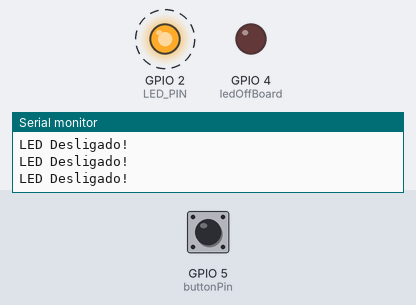
Simulated run of this sketch. Board: ESP32. Shown: output pins drawn as LEDs (lit = HIGH), the last lines printed to the serial monitor. Dashed ring = blinking. The inputs (shaded band) are chosen by the test bench; at power-on: GPIO 5 (buttonPin) HIGH.

Above: at 6.8 s.
6.9 s: GPIO 5 (buttonPin) pulled LOW for 2.6 s
At 8.5 s:
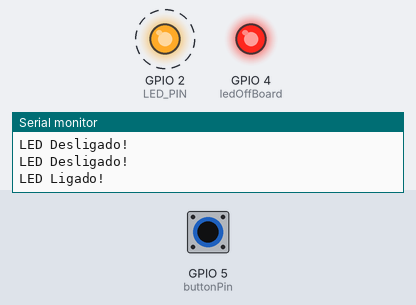
Timing chart, 0 to 17.0 s (numbered marks = the images above; inputs shaded):
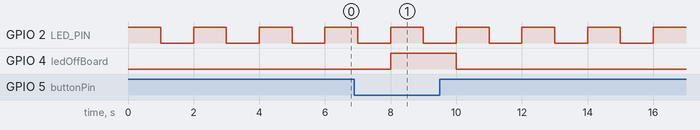

Measured:
- after the input at 6.9 s, GPIO 4 (ledOffBoard): LOW → HIGH after 1.1 s, → LOW 2.0 s later
- by itself, GPIO 2 (LED_PIN): alternates HIGH for 1.0 s and LOW for 1.0 s

The sketch:

sketch.ino
```cpp
#define LED_PIN 2
const int ledOffBoard = 4;
const int buttonPin = 5;

void setup() {
    Serial.begin(115200);
    pinMode(LED_PIN, OUTPUT);
    pinMode(ledOffBoard, OUTPUT);
    pinMode(buttonPin, INPUT_PULLUP);
}

void loop() {

    digitalWrite(LED_PIN, HIGH);
    delay(1000);
    digitalWrite(LED_PIN, LOW);
    delay(1000);


    if (digitalRead(buttonPin) == LOW) {
        digitalWrite(ledOffBoard, HIGH);
        Serial.println("LED Ligado!");
    } else {
        digitalWrite(ledOffBoard, LOW);
        Serial.println("LED Desligado!");
    }
}
```
